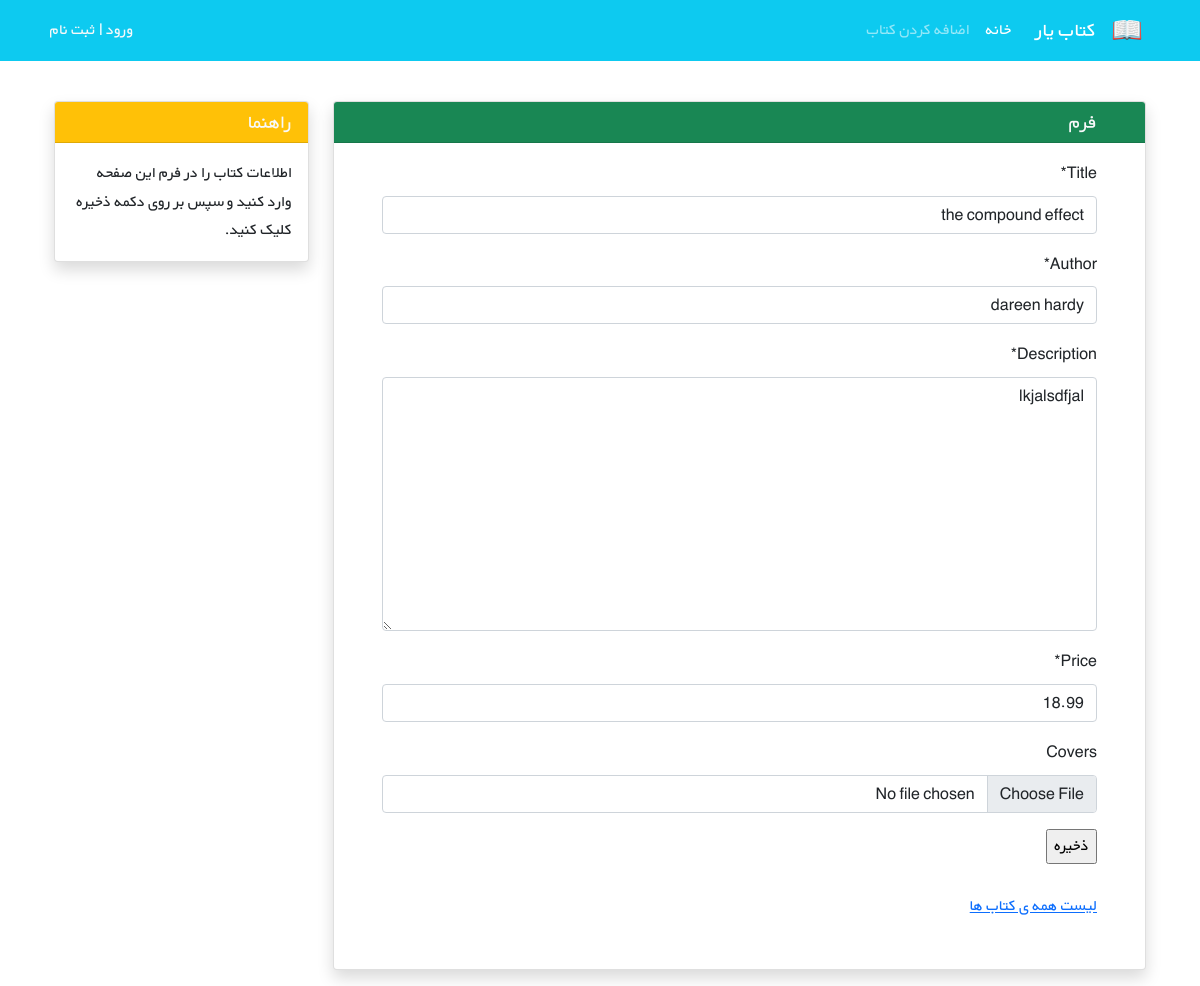
The page /books/3/edit/ on the database as committed earlier.
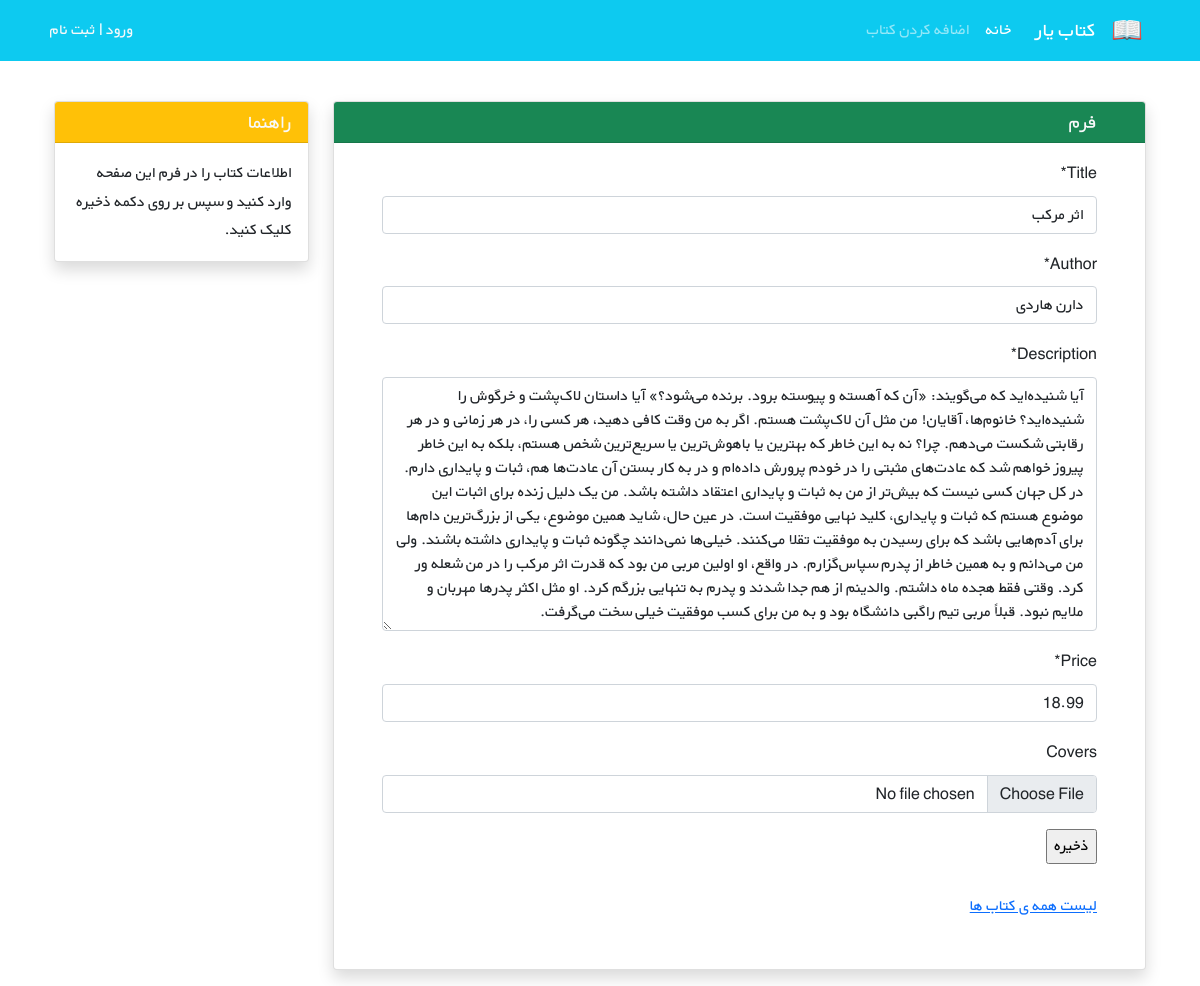
The same page on the database as committed later.
### books/models.py (models this page shows, shortened)
class Book(models.Model):
    title = models.CharField(max_length=200)
    author = models.CharField(max_length=200)
    description = models.TextField()
    price = models.DecimalField(max_digits=5, decimal_places=2)  # Money -> Decimal fields
    covers = models.ImageField(upload_to='covers/', blank=True)

### books/views.py (the view)
# urls.py: path('<int:pk>/edit/', BookUpdateView.as_view(), name='book_update'),
class BookUpdateView(generic.UpdateView):
    model = Book
    fields = ['title', 'author', 'description', 'price', 'covers', ]
    template_name = 'books/book_update.html'

### books/templates/books/book_update.html (shortened to what this page needs)
{% extends '_base.html' %}
{% load crispy_forms_tags %}
{% block content %}
    <div class="container mt-4" dir="rtl">
        <div class="row">
            <div class="col-9">
                <div class="card shadow my-3">
                    <h5 class="card-header bg-success text-light px-5">فرم</h5>
                    <div class="px-5 pt-3 pb-5">
                        <form action="" method="POST" enctype="multipart/form-data">
                            {{ form|crispy }}
                            <input type="submit" value="ذخیره">
                        </form>
                        <br>
                        <a href="{% url 'book_list' %}">لیست همه ی کتاب ها</a>
                    </div>
                </div>
            </div>
            <div class="col-3">
                <div class="card my-3 shadow">
                    <h5 class="card-header bg-warning text-light">راهنما</h5>
                    <div class="card-body">
                        <p class="card-text">
                            اطلاعات کتاب را در فرم این صفحه وارد کنید و سپس بر روی دکمه ذخیره کلیک کنید.
                        </p>
                    </div>
                </div>
            </div>
        </div>
    </div>
{% endblock content %}

Rows that differ between the two databases and show on the page:
changed Book: title "the compound effect" → "اثر مرکب"; author "dareen hardy" → "دارن هاردی"; description "lkjalsdfjal" → "آیا شنیده‌اید که می‌گویند: «آن که آهسته و پیوسته برود. برنده می‌شود؟» آیا داستان لاک‌پشت و خرگوش را شنیده‌اید؟ خانوم‌ها، آقایان! من مثل آن لاک‌پشت هستم. اگر به من وقت کافی دهید، هر کسی را، در هر زمانی و در هر رقابتی شکست می‌دهم. چرا؟ نه به این خاطر که بهترین یا باهوش‌ترین یا سریع‌ترین شخص هستم، بلکه به این خاطر پیروز خواهم شد که عادت‌های مثبتی را در خودم پرورش داده‌ام و در به کار بستن آن عادت‌ها هم، ثبات و پایداری دارم. در کل جهان کسی نیست که بیش‌تر از من به ثبات و پایداری اعتقاد داشته باشد. من یک دلیل زنده برای اثبات این موضوع هستم که ثبات و پایداری، کلید نهایی موفقیت است. در عین حال، شاید همین موضوع، یکی از بزرگ‌ترین دام‌ها برای آدم‌هایی باشد که برای رسیدن به موفقیت تقلا می‌کنند. خیلی‌ها…"
